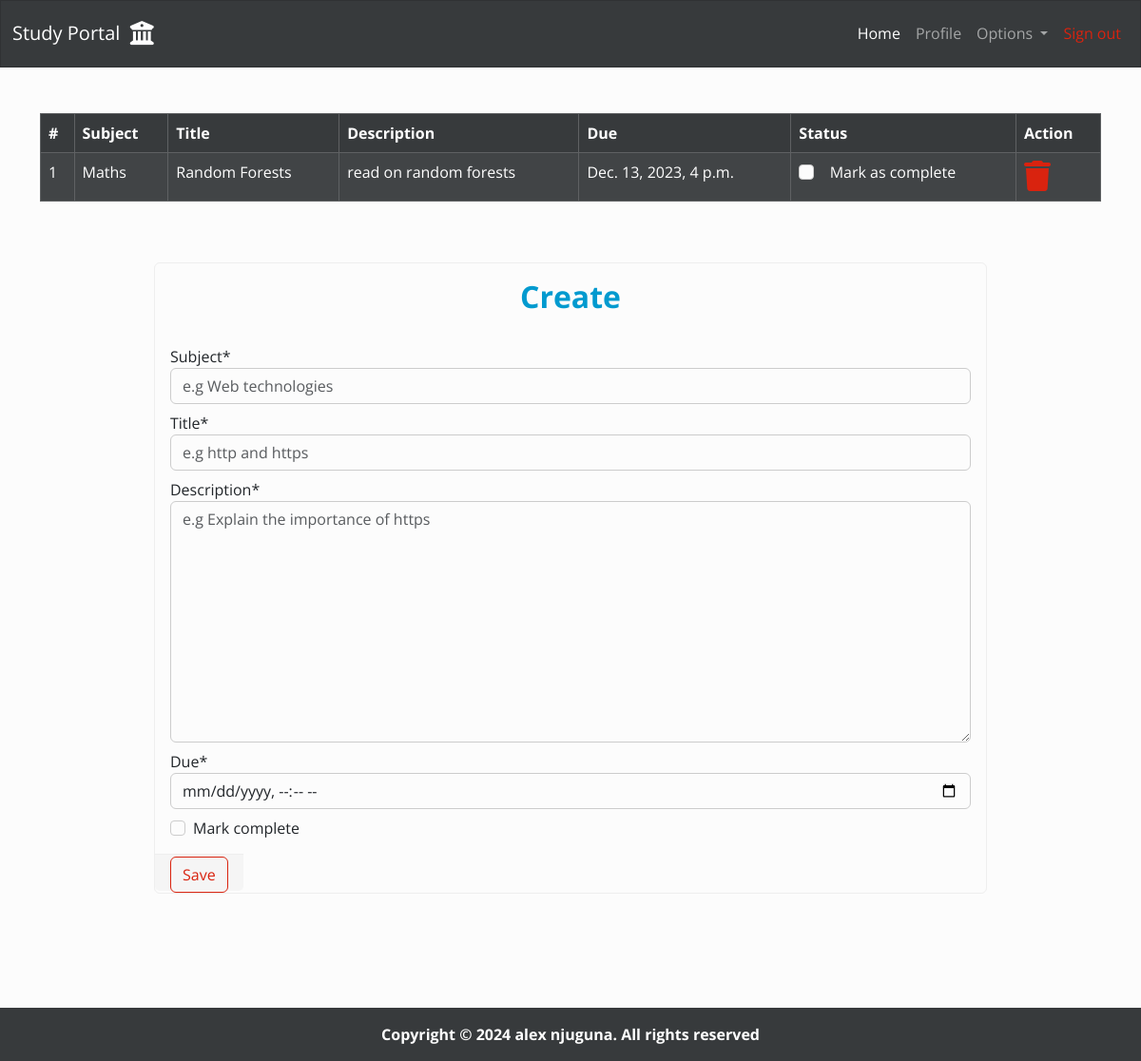
Page /homework/ (signed in) on the committed database.
### homework/models.py (models this page shows, shortened)
class Homework(models.Model):
    user = models .ForeignKey(User, on_delete=models.CASCADE)
    subject = models.CharField(max_length=50)
    title = models.CharField(max_length=100)
    description = models.TextField()
    due = models.DateTimeField()
    is_finished = models.BooleanField(default=False)

### homework/views.py (the view)
# urls.py: path("", views.home, name="home"),
@login_required
def home(request):
    if request.method == "POST":
        form = AddHomeworkForm(request.POST)
        if form.is_valid():
            user = request.user
            subject = form.cleaned_data.get("subject")
            title = form.cleaned_data.get("title")
            description = form.cleaned_data.get("description")
            due = form.cleaned_data.get("due")
            finished = form.cleaned_data.get("is_finished")
            homework = Homework(user=user, subject=subject, title=title,
                                description=description, due=due, is_finished=finished)
            homework.save()
            messages.success(request, f"Homework: {title.upper()} added successfully")
            return redirect("homework:home")
    else:
        form = AddHomeworkForm()
    homeworks = Homework.objects.filter(user=request.user)
    return render(request, "homework/home.html", {
        "title": "homework",
        "homeworks": homeworks,
        "form": form
    })

### homework/forms.py
class AddHomeworkForm(forms.ModelForm):
    class Meta:
        model = Homework
        fields = ["subject", "title", "description", "due", "is_finished"]
        labels={
            "is_finished": "Mark complete"
        }
        widgets = {
            "subject": forms.TextInput(attrs={
                "class": "form-control mb-2",
                "placeholder": "e.g Web technologies"
            }),
            "title": forms.TextInput(attrs={
                "class": "form-control mb-2",
                "placeholder": "e.g http and https"
            }),
            "description": forms.Textarea(attrs={
                "class": "form-control mb-2",
                "placeholder": "e.g Explain the importance of https"
            }),
            "due": forms.DateTimeInput(attrs={
                "class": "form-control mb-2",
                "type": "datetime-local"
            }),
            "is_finished": forms.CheckboxInput(attrs={
                "class": "mt-1"
            }),
        }

### homework/templates/homework/home.html (shortened to what this page needs)
{% extends 'dashboard/base.html' %}
{% load crispy_forms_tags %}
{% block content %}
    {% if homeworks %}
        <div class="container-md mt-5">
            <div class="table-responsive">
                <table class="table  table-striped table-bordered table-hover table-dark">
                    <thead>
                        <tr class="text-capitalize">
                            <th>#</th>
                            <th>subject</th>
                            <th>title</th>
                            <th>description</th>
                            <th>due</th>
                            <th>status</th>
                            <th>action</th>
                        </tr>
                    </thead>
                    <tbody>
                        {% for homework in homeworks %}
                        <tr>
                            <td>{{ forloop.counter }}</td>
                            <td class="text-capitalize">{{ homework.subject }}</td>
                            <td class="text-capitalize">{{ homework.title }}</td>
                            <td>{{ homework.description }}</td>
                            <td>{{ homework.due }}</td>
                            <td>
                                <a class="text-decoration-none" href="{% url 'homework:update_homework' homework.id %}">
                                    <div class="form-check">
                                        {% if homework.is_finished == True %}
                                        <input type="checkbox" class="form-check-input" checked>
                                        {% else %}
                                        <input type="checkbox" class="form-check-input">
                                        {% endif %}
                                        <label class="text-light" for="status">Mark as complete</label>
                                    </div>
                                </a>
                            </td>
                            <td class="text-danger">
                                <a class="text-decoration-none" href="{% url 'homework:delete_homework' homework.id %}">
                                    <i class="fa-solid fa-trash fa-2x"></i>
                                </a>
                            </td>
                        </tr>
                        {% endfor %}
                    </tbody>
                </table>
            </div>
        </div>
    {% else %}
        <h3 class="alert alert-info">No homeworks added yet</h3>
    {% endif %}
    <div class="container-sm mt-5 w-75" style="margin-bottom: 120px;">
        <div class="card">
            <fieldset>
                <legend class="card-title text-center text-info mt-3">
                    <h2 class="fw-bold fs-2">Create</h2>
                </legend>
            </fieldset>
            <form class="form-group" action="" method="post" autocomplete="off">
                <fieldset class="card-body">
                    {{ form|crispy }}
                </fieldset>
                <fieldest class="card-footer mt-auto">
                    <button class="btn btn-outline-primary text-center" type="submit">
                        Save
                    </button>
                </fieldest>
            </form>
        </div>
    </div>
{% endblock content %}

### dashboard/static/dashboard/css/home_style.css (style rules this page uses)
body { display: flex; flex-direction: column; min-height: 100vh; }

### rows in the picture
Homework: subject "Maths", title "Random Forests", description "read on random forests", due "Dec. 13, 2023, 4 p.m."
